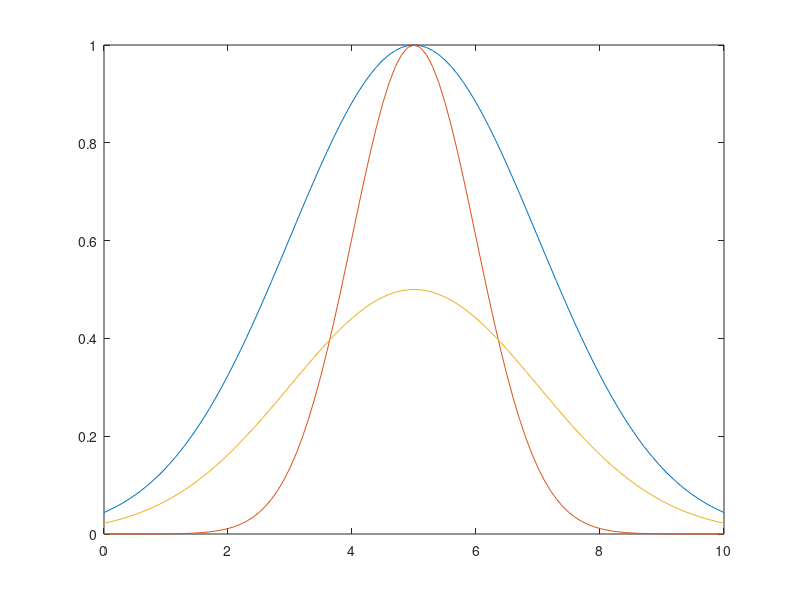

Recreate this plot in MATLAB.
x=0:0.1:10;
alpha = 2;
y=gaussmf(x,[2 5]);
z=gaussmf(x,[2/alpha 5]);
w=y/alpha;
plot(x,y)
hold on
plot(x,z)
hold on
plot(x,w)
